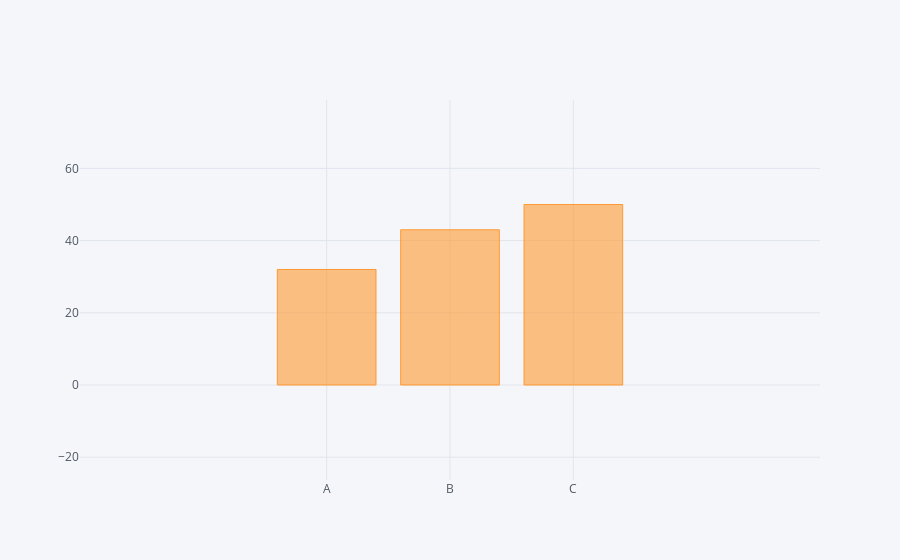

Notebook cell for this chart:
### Code cell
df2.iplot(kind='bar', x='Category',y='Values')

### Figure 1 — Plotly figure (JSON) as saved in the notebook; plotly's stock layout.template omitted (floating-point values rounded to 4 significant figures)
{"data": [{"marker": {"color": "rgba(255, 153, 51, 0.6)", "line": {"color": "rgba(255, 153, 51, 1.0)", "width": 1}}, "name": "Values", "orientation": "v", "text": "", "type": "bar", "uid": "fa673b54-4b58-4bb8-9189-011d7462007c", "x": ["A", "B", "C"], "y": [32, 43, 50]}], "layout": {"autosize": true, "dragmode": "pan", "legend": {"bgcolor": "#F5F6F9", "font": {"color": "#4D5663"}}, "paper_bgcolor": "#F5F6F9", "plot_bgcolor": "#F5F6F9", "title": {"font": {"color": "#4D5663"}}, "xaxis": {"autorange": false, "gridcolor": "#E1E5ED", "range": [-2, 4], "showgrid": true, "tickfont": {"color": "#4D5663"}, "title": {"font": {"color": "#4D5663"}, "text": ""}, "type": "category", "zerolinecolor": "#E1E5ED"}, "yaxis": {"autorange": false, "gridcolor": "#E1E5ED", "range": [-26.32, 78.95], "showgrid": true, "tickfont": {"color": "#4D5663"}, "title": {"font": {"color": "#4D5663"}, "text": ""}, "type": "linear", "zerolinecolor": "#E1E5ED"}}}
